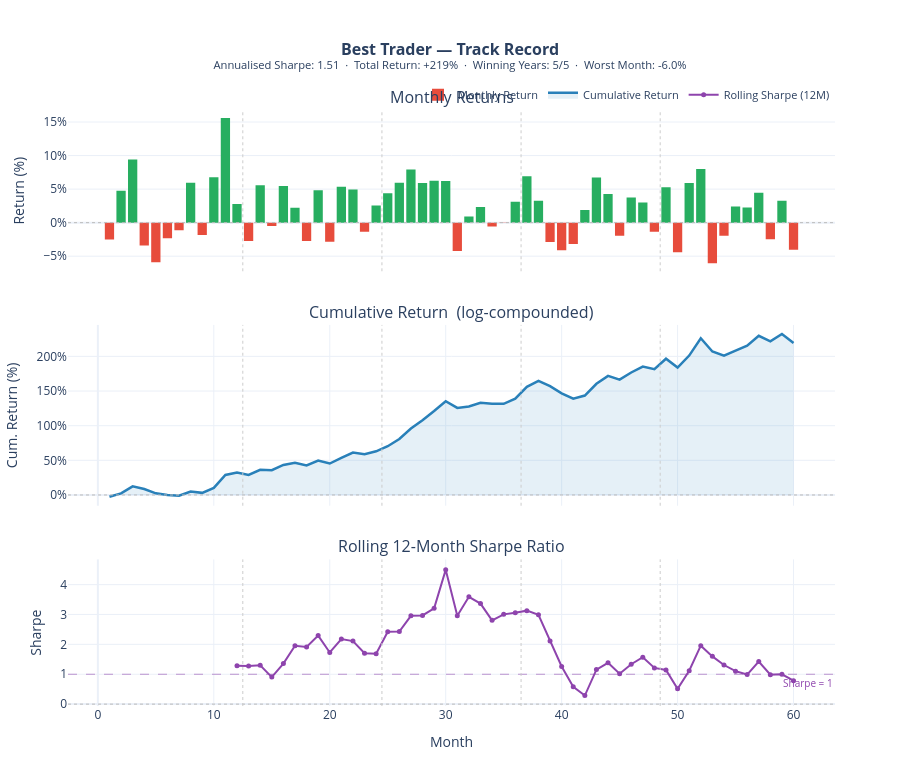

The cell this chart's notebook holds for it:
### Code cell
# ── Derived series ─────────────────────────────────────────────────────────────
cum_ret = np.exp(np.cumsum(track)) - 1       # log-compounded cumulative return

WINDOW  = 12                                 # rolling window for Sharpe
roll_sh = np.full(N_MONTHS, np.nan)
for i in range(WINDOW - 1, N_MONTHS):
    w = track[i - WINDOW + 1 : i + 1]
    roll_sh[i] = w.mean() / w.std(ddof=1) * np.sqrt(12)

months_idx = np.arange(1, N_MONTHS + 1)
year_num   = (months_idx - 1) // 12 + 1     # 1-based year
month_num  = (months_idx - 1) %  12 + 1     # 1-based month within year

best_m  = np.argmax(track)
worst_m = np.argmin(track)

# ── Custom hover payload ───────────────────────────────────────────────────────
# list-of-lists so string entries (win/loss label) are allowed
cdata = [
    [
        int(year_num[i]),                                              # [0] year
        int(month_num[i]),                                             # [1] month in year
        f"{track[i] * 100:+.2f}%",                                    # [2] monthly return
        f"{cum_ret[i] * 100:+.2f}%",                                  # [3] cum return
        (f"{roll_sh[i]:.2f}"
         if not np.isnan(roll_sh[i]) else "N/A (< 12 months)"),       # [4] rolling sharpe
        "📈 Positive" if track[i] > 0 else "📉 Negative",             # [5] win / loss
        ("⭐ Best month"  if i == best_m  else
         "⚠️ Worst month" if i == worst_m else ""),                    # [6] notable flag
    ]
    for i in range(N_MONTHS)
]

# ── Shared hover template ──────────────────────────────────────────────────────
# Used on all three traces so full context is available regardless of panel.
HTMPL = (
    "<b>Year %{customdata[0]} · Month %{customdata[1]}</b>"
    "  %{customdata[6]}<br>"
    "<span style='color:#bbb'>─────────────────────────────</span><br>"
    "🗓 Monthly return    : <b>%{customdata[2]}</b>  %{customdata[5]}<br>"
    "📈 Cumulative return : <b>%{customdata[3]}</b><br>"
    "⚡ Rolling Sharpe    : <b>%{customdata[4]}</b><br>"
    "<extra></extra>"           # hides the default trace-name bubble
)

# ── Figure skeleton ────────────────────────────────────────────────────────────
fig = make_subplots(
    rows=3, cols=1,
    shared_xaxes=True,
    subplot_titles=[
        "Monthly Returns",
        "Cumulative Return  (log-compounded)",
        "Rolling 12-Month Sharpe Ratio",
    ],
    vertical_spacing=0.09,
    row_heights=[0.33, 0.37, 0.30],
)

# ── Panel 1 : Monthly returns (colour-coded bars) ─────────────────────────────
fig.add_trace(go.Bar(
    x=months_idx,
    y=track * 100,
    marker=dict(
        color=["#27ae60" if r > 0 else "#e74c3c" for r in track],
        line_width=0,
    ),
    name="Monthly Return",
    customdata=cdata,
    hovertemplate=HTMPL,
), row=1, col=1)

# ── Panel 2 : Cumulative return (filled area) ─────────────────────────────────
fig.add_trace(go.Scatter(
    x=months_idx,
    y=cum_ret * 100,
    mode="lines",
    fill="tozeroy",
    fillcolor="rgba(41,128,185,0.12)",
    line=dict(color="#2980b9", width=2.5),
    name="Cumulative Return",
    customdata=cdata,
    hovertemplate=HTMPL,
), row=2, col=1)

# ── Panel 3 : Rolling Sharpe ──────────────────────────────────────────────────
fig.add_trace(go.Scatter(
    x=months_idx,
    y=roll_sh,
    mode="lines+markers",
    marker=dict(size=5, color="#8e44ad"),
    line=dict(color="#8e44ad", width=2),
    name="Rolling Sharpe (12M)",
    customdata=cdata,
    hovertemplate=HTMPL,
), row=3, col=1)

# ── Reference lines ────────────────────────────────────────────────────────────
for row in range(1, 4):
    fig.add_hline(y=0, line_dash="dot", line_color="#bbb",
                  line_width=1, row=row, col=1)

fig.add_hline(                             # Sharpe = 1 benchmark
    y=1, row=3, col=1,
    line_dash="dash", line_color="#8e44ad",
    line_width=1.2, opacity=0.55,
    annotation_text="Sharpe = 1",
    annotation_position="bottom right",
    annotation_font=dict(color="#8e44ad", size=10),
)

# ── Year-boundary vertical lines ───────────────────────────────────────────────
N_YEARS = N_MONTHS // 12
for y in range(1, N_YEARS):
    fig.add_vline(x=y * 12 + 0.5,
                  line_dash="dot", line_color="#ccc", line_width=1)

# ── Global layout ──────────────────────────────────────────────────────────────
total_ret = np.exp(track.sum()) - 1
win_years = (annual > 0).sum()

fig.update_layout(
    title=dict(
        text=(
            f"<b>Best Trader — Track Record</b><br>"
            f"<sup>Annualised Sharpe: {sharpe[star]:.2f}  ·  "
            f"Total Return: {total_ret:+.0%}  ·  "
            f"Winning Years: {win_years}/{len(annual)}  ·  "
            f"Worst Month: {track.min():.1%}</sup>"
        ),
        x=0.5, xanchor="center", font_size=16,
    ),
    height=760,
    template="plotly_white",
    hovermode="closest",    # full context tooltip on the hovered trace
    showlegend=True,
    legend=dict(orientation="h", y=1.05, xanchor="right", x=1, font_size=11),
    margin=dict(l=65, r=65, t=110, b=45),
)

# ── Axis labels ────────────────────────────────────────────────────────────────
fig.update_yaxes(title_text="Return (%)",      ticksuffix="%", row=1, col=1)
fig.update_yaxes(title_text="Cum. Return (%)", ticksuffix="%", row=2, col=1)
fig.update_yaxes(title_text="Sharpe",                          row=3, col=1)
fig.update_xaxes(title_text="Month",                           row=3, col=1)

fig.show()

# Optional — save to HTML for sharing
# fig.write_html("track_record.html")

### Figure 1 — Plotly figure (JSON) as saved in the notebook; plotly's stock layout.template omitted (floating-point values rounded to 4 significant figures; data arrays with more than 128 entries replaced by an {"elided": "..."} marker saying what was removed)
{"data": [{"customdata": {"elided": "60x7 mixed values"}, "hovertemplate": "<b>Year %{customdata[0]} · Month %{customdata[1]}</b>  %{customdata[6]}<br><span style='color:#bbb'>─────────────────────────────</span><br>🗓 Monthly return    : <b>%{customdata[2]}</b>  %{customdata[5]}<br>📈 Cumulative return : <b>%{customdata[3]}</b><br>⚡ Rolling Sharpe    : <b>%{customdata[4]}</b><br><extra></extra>", "marker": {"color": ["#e74c3c", "#27ae60", "#27ae60", "#e74c3c", "#e74c3c", "#e74c3c", "#e74c3c", "#27ae60", "#e74c3c", "#27ae60", "#27ae60", "#27ae60", "#e74c3c", "#27ae60", "#e74c3c", "#27ae60", "#27ae60", "#e74c3c", "#27ae60", "#e74c3c", "#27ae60", "#27ae60", "#e74c3c", "#27ae60", "#27ae60", "#27ae60", "#27ae60", "#27ae60", "#27ae60", "#27ae60", "#e74c3c", "#27ae60", "#27ae60", "#e74c3c", "#e74c3c", "#27ae60", "#27ae60", "#27ae60", "#e74c3c", "#e74c3c", "#e74c3c", "#27ae60", "#27ae60", "#27ae60", "#e74c3c", "#27ae60", "#27ae60", "#e74c3c", "#27ae60", "#e74c3c", "#27ae60", "#27ae60", "#e74c3c", "#e74c3c", "#27ae60", "#27ae60", "#27ae60", "#e74c3c", "#27ae60", "#e74c3c"], "line": {"width": 0}}, "name": "Monthly Return", "type": "bar", "x": [1, 2, 3, 4, 5, 6, 7, 8, 9, 10, 11, 12, 13, 14, 15, 16, 17, 18, 19, 20, 21, 22, 23, 24, 25, 26, 27, 28, 29, 30, 31, 32, 33, 34, 35, 36, 37, 38, 39, 40, 41, 42, 43, 44, 45, 46, 47, 48, 49, 50, 51, 52, 53, 54, 55, 56, 57, 58, 59, 60], "xaxis": "x", "y": [-2.51, 4.771, 9.426, -3.394, -5.913, -2.309, -1.134, 5.948, -1.857, 6.75, 15.59, 2.79, -2.721, 5.586, -0.4999, 5.474, 2.205, -2.751, 4.818, -2.85, 5.369, 4.938, -1.367, 2.545, 4.4, 5.956, 7.937, 5.926, 6.263, 6.194, -4.214, 0.9058, 2.327, -0.5844, -0.05942, 3.134, 6.931, 3.267, -2.879, -4.097, -3.195, 1.895, 6.729, 4.265, -1.965, 3.764, 3.015, -1.337, 5.267, -4.394, 5.908, 7.986, -6.044, -1.966, 2.401, 2.252, 4.442, -2.478, 3.261, -4.038], "yaxis": "y"}, {"customdata": {"elided": "60x7 mixed values"}, "fill": "tozeroy", "fillcolor": "rgba(41,128,185,0.12)", "hovertemplate": "<b>Year %{customdata[0]} · Month %{customdata[1]}</b>  %{customdata[6]}<br><span style='color:#bbb'>─────────────────────────────</span><br>🗓 Monthly return    : <b>%{customdata[2]}</b>  %{customdata[5]}<br>📈 Cumulative return : <b>%{customdata[3]}</b><br>⚡ Rolling Sharpe    : <b>%{customdata[4]}</b><br><extra></extra>", "line": {"color": "#2980b9", "width": 2.5}, "mode": "lines", "name": "Cumulative Return", "type": "scatter", "x": [1, 2, 3, 4, 5, 6, 7, 8, 9, 10, 11, 12, 13, 14, 15, 16, 17, 18, 19, 20, 21, 22, 23, 24, 25, 26, 27, 28, 29, 30, 31, 32, 33, 34, 35, 36, 37, 38, 39, 40, 41, 42, 43, 44, 45, 46, 47, 48, 49, 50, 51, 52, 53, 54, 55, 56, 57, 58, 59, 60], "xaxis": "x2", "y": [-2.479, 2.287, 12.4, 8.646, 2.408, 0.0708, -1.058, 5.006, 3.074, 10.27, 28.87, 32.52, 28.96, 36.37, 35.69, 43.32, 46.52, 42.54, 49.58, 45.38, 53.39, 61.16, 58.97, 63.07, 70.41, 80.86, 95.8, 107.8, 121.2, 135.3, 125.6, 127.7, 133.0, 131.7, 131.5, 138.9, 156.0, 164.5, 157.0, 146.7, 139.0, 143.5, 160.5, 171.8, 166.5, 176.8, 185.2, 181.5, 196.7, 183.9, 201.2, 226.2, 207.1, 201.1, 208.4, 215.5, 229.8, 221.7, 232.4, 219.2], "yaxis": "y2"}, {"customdata": {"elided": "60x7 mixed values"}, "hovertemplate": "<b>Year %{customdata[0]} · Month %{customdata[1]}</b>  %{customdata[6]}<br><span style='color:#bbb'>─────────────────────────────</span><br>🗓 Monthly return    : <b>%{customdata[2]}</b>  %{customdata[5]}<br>📈 Cumulative return : <b>%{customdata[3]}</b><br>⚡ Rolling Sharpe    : <b>%{customdata[4]}</b><br><extra></extra>", "line": {"color": "#8e44ad", "width": 2}, "marker": {"color": "#8e44ad", "size": 5}, "mode": "lines+markers", "name": "Rolling Sharpe (12M)", "type": "scatter", "x": [1, 2, 3, 4, 5, 6, 7, 8, 9, 10, 11, 12, 13, 14, 15, 16, 17, 18, 19, 20, 21, 22, 23, 24, 25, 26, 27, 28, 29, 30, 31, 32, 33, 34, 35, 36, 37, 38, 39, 40, 41, 42, 43, 44, 45, 46, 47, 48, 49, 50, 51, 52, 53, 54, 55, 56, 57, 58, 59, 60], "xaxis": "x3", "y": [NaN, NaN, NaN, NaN, NaN, NaN, NaN, NaN, NaN, NaN, NaN, 1.285, 1.272, 1.303, 0.9044, 1.358, 1.952, 1.913, 2.295, 1.73, 2.176, 2.11, 1.706, 1.689, 2.422, 2.428, 2.957, 2.968, 3.206, 4.495, 2.956, 3.591, 3.364, 2.804, 3.004, 3.055, 3.129, 2.992, 2.112, 1.259, 0.5823, 0.2873, 1.155, 1.384, 1.017, 1.336, 1.571, 1.212, 1.145, 0.5127, 1.119, 1.957, 1.599, 1.309, 1.103, 0.9897, 1.428, 0.9832, 0.9971, 0.7842], "yaxis": "y3"}], "layout": {"annotations": [{"font": {"size": 16}, "showarrow": false, "text": "Monthly Returns", "x": 0.5, "xanchor": "center", "xref": "paper", "y": 1, "yanchor": "bottom", "yref": "paper"}, {"font": {"size": 16}, "showarrow": false, "text": "Cumulative Return  (log-compounded)", "x": 0.5, "xanchor": "center", "xref": "paper", "y": 0.6394, "yanchor": "bottom", "yref": "paper"}, {"font": {"size": 16}, "showarrow": false, "text": "Rolling 12-Month Sharpe Ratio", "x": 0.5, "xanchor": "center", "xref": "paper", "y": 0.246, "yanchor": "bottom", "yref": "paper"}, {"font": {"color": "#8e44ad", "size": 10}, "showarrow": false, "text": "Sharpe = 1", "x": 1, "xanchor": "right", "xref": "x3 domain", "y": 1, "yanchor": "top", "yref": "y3"}], "height": 760, "hovermode": "closest", "legend": {"font": {"size": 11}, "orientation": "h", "x": 1, "xanchor": "right", "y": 1.05}, "margin": {"b": 45, "l": 65, "r": 65, "t": 110}, "shapes": [{"line": {"color": "#bbb", "dash": "dot", "width": 1}, "type": "line", "x0": 0, "x1": 1, "xref": "x domain", "y0": 0, "y1": 0, "yref": "y"}, {"line": {"color": "#bbb", "dash": "dot", "width": 1}, "type": "line", "x0": 0, "x1": 1, "xref": "x2 domain", "y0": 0, "y1": 0, "yref": "y2"}, {"line": {"color": "#bbb", "dash": "dot", "width": 1}, "type": "line", "x0": 0, "x1": 1, "xref": "x3 domain", "y0": 0, "y1": 0, "yref": "y3"}, {"line": {"color": "#8e44ad", "dash": "dash", "width": 1.2}, "opacity": 0.55, "type": "line", "x0": 0, "x1": 1, "xref": "x3 domain", "y0": 1, "y1": 1, "yref": "y3"}, {"line": {"color": "#ccc", "dash": "dot", "width": 1}, "type": "line", "x0": 12.5, "x1": 12.5, "xref": "x", "y0": 0, "y1": 1, "yref": "y domain"}, {"line": {"color": "#ccc", "dash": "dot", "width": 1}, "type": "line", "x0": 12.5, "x1": 12.5, "xref": "x2", "y0": 0, "y1": 1, "yref": "y2 domain"}, {"line": {"color": "#ccc", "dash": "dot", "width": 1}, "type": "line", "x0": 12.5, "x1": 12.5, "xref": "x3", "y0": 0, "y1": 1, "yref": "y3 domain"}, {"line": {"color": "#ccc", "dash": "dot", "width": 1}, "type": "line", "x0": 24.5, "x1": 24.5, "xref": "x", "y0": 0, "y1": 1, "yref": "y domain"}, {"line": {"color": "#ccc", "dash": "dot", "width": 1}, "type": "line", "x0": 24.5, "x1": 24.5, "xref": "x2", "y0": 0, "y1": 1, "yref": "y2 domain"}, {"line": {"color": "#ccc", "dash": "dot", "width": 1}, "type": "line", "x0": 24.5, "x1": 24.5, "xref": "x3", "y0": 0, "y1": 1, "yref": "y3 domain"}, {"line": {"color": "#ccc", "dash": "dot", "width": 1}, "type": "line", "x0": 36.5, "x1": 36.5, "xref": "x", "y0": 0, "y1": 1, "yref": "y domain"}, {"line": {"color": "#ccc", "dash": "dot", "width": 1}, "type": "line", "x0": 36.5, "x1": 36.5, "xref": "x2", "y0": 0, "y1": 1, "yref": "y2 domain"}, {"line": {"color": "#ccc", "dash": "dot", "width": 1}, "type": "line", "x0": 36.5, "x1": 36.5, "xref": "x3", "y0": 0, "y1": 1, "yref": "y3 domain"}, {"line": {"color": "#ccc", "dash": "dot", "width": 1}, "type": "line", "x0": 48.5, "x1": 48.5, "xref": "x", "y0": 0, "y1": 1, "yref": "y domain"}, {"line": {"color": "#ccc", "dash": "dot", "width": 1}, "type": "line", "x0": 48.5, "x1": 48.5, "xref": "x2", "y0": 0, "y1": 1, "yref": "y2 domain"}, {"line": {"color": "#ccc", "dash": "dot", "width": 1}, "type": "line", "x0": 48.5, "x1": 48.5, "xref": "x3", "y0": 0, "y1": 1, "yref": "y3 domain"}], "showlegend": true, "title": {"font": {"size": 16}, "text": "<b>Best Trader — Track Record</b><br><sup>Annualised Sharpe: 1.51  ·  Total Return: +219%  ·  Winning Years: 5/5  ·  Worst Month: -6.0%</sup>", "x": 0.5, "xanchor": "center"}, "xaxis": {"anchor": "y", "domain": [0, 1], "matches": "x3", "showticklabels": false}, "xaxis2": {"anchor": "y2", "domain": [0, 1], "matches": "x3", "showticklabels": false}, "xaxis3": {"anchor": "y3", "domain": [0, 1], "title": {"text": "Month"}}, "yaxis": {"anchor": "x", "domain": [0.7294, 1], "ticksuffix": "%", "title": {"text": "Return (%)"}}, "yaxis2": {"anchor": "x2", "domain": [0.336, 0.6394], "ticksuffix": "%", "title": {"text": "Cum. Return (%)"}}, "yaxis3": {"anchor": "x3", "domain": [0, 0.246], "title": {"text": "Sharpe"}}}}
